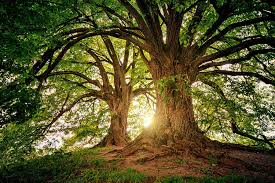
#> input picture arbol.jpg, 275 x 183 px, found by its file name
$ python SegmentacionModelos.py
#> lines starting #> are read from the running program, lines starting #| are printed output that depends on the picture; after the words box and inside, x2 and y2 are one past the last pixel; in counts of white or black regions, pixels touching at a corner belong together
# -*- coding: utf-8 -*-
"""
Created on Sun Sep 29 12:48:10 2024

@author: Eduardo
"""

import cv2
import numpy as np
import matplotlib.pyplot as plt

# Cargar la imagen en color
imagen = cv2.imread("D:\\Procesamiento_Imagenes_UP\\arbol.jpg")
#> imagen is the input picture: shape (183, 275, 3); mean B, G, R 43.4, 83, 86.6

# Convertir la imagen de BGR (OpenCV) a HSV (que es una representación del modelo HSI)
imagen_hsv = cv2.cvtColor(imagen, cv2.COLOR_BGR2HSV)
#> imagen_hsv: shape (183, 275, 3); mean H, S, V 32.2, 162.6, 92.7

# Definir el rango de color para segmentar (por ejemplo, detectar un objeto de color rojo)
#rango_bajo = np.array([0, 120, 70])
#rango_alto = np.array([72, 255, 255])


rango_bajo = np.array([0, 64, 90])
rango_alto = np.array([60, 255, 255])


#Azules
#rango_bajo = np.array([60, 64, 90])
#rango_alto = np.array([120, 255, 255])

# Crear una máscara basada en el rango de color
mascara = cv2.inRange(imagen_hsv, rango_bajo, rango_alto)
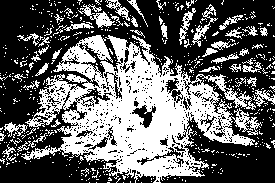
#> mascara: shape (183, 275); 39.7% white; 544 white regions (498 under 20 px), largest, box (x1, y1, x2, y2) and area: (21, 35, 262, 183) 15442, (78, 4, 115, 28) 301, (192, 4, 218, 47) 233

# Aplicar la máscara a la imagen original
resultado = cv2.bitwise_and(imagen, imagen, mask=mascara)
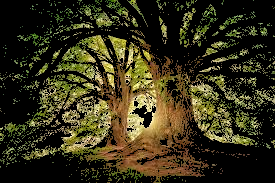
#> resultado: shape (183, 275, 3); mean B, G, R 26, 49.2, 53.8

# Mostrar la imagen original y la imagen segmentada
plt.figure(figsize=(10, 5))

plt.subplot(1, 2, 1)
plt.imshow(cv2.cvtColor(imagen, cv2.COLOR_BGR2RGB))
plt.title('Imagen Original')

plt.subplot(1, 2, 2)
plt.imshow(cv2.cvtColor(resultado, cv2.COLOR_BGR2RGB))
plt.title('Imagen Segmentada (Rojo)')
plt.show()
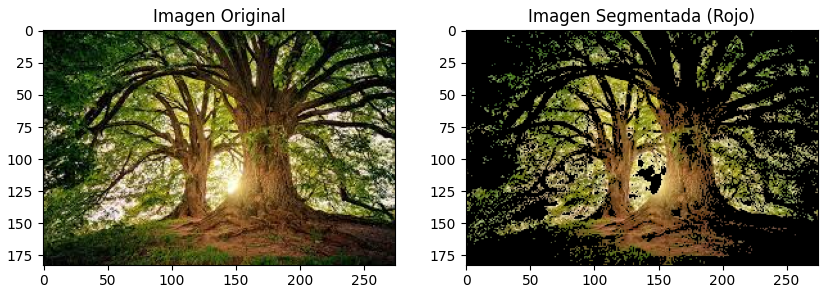
#> figure drawn by matplotlib, 2 panels
